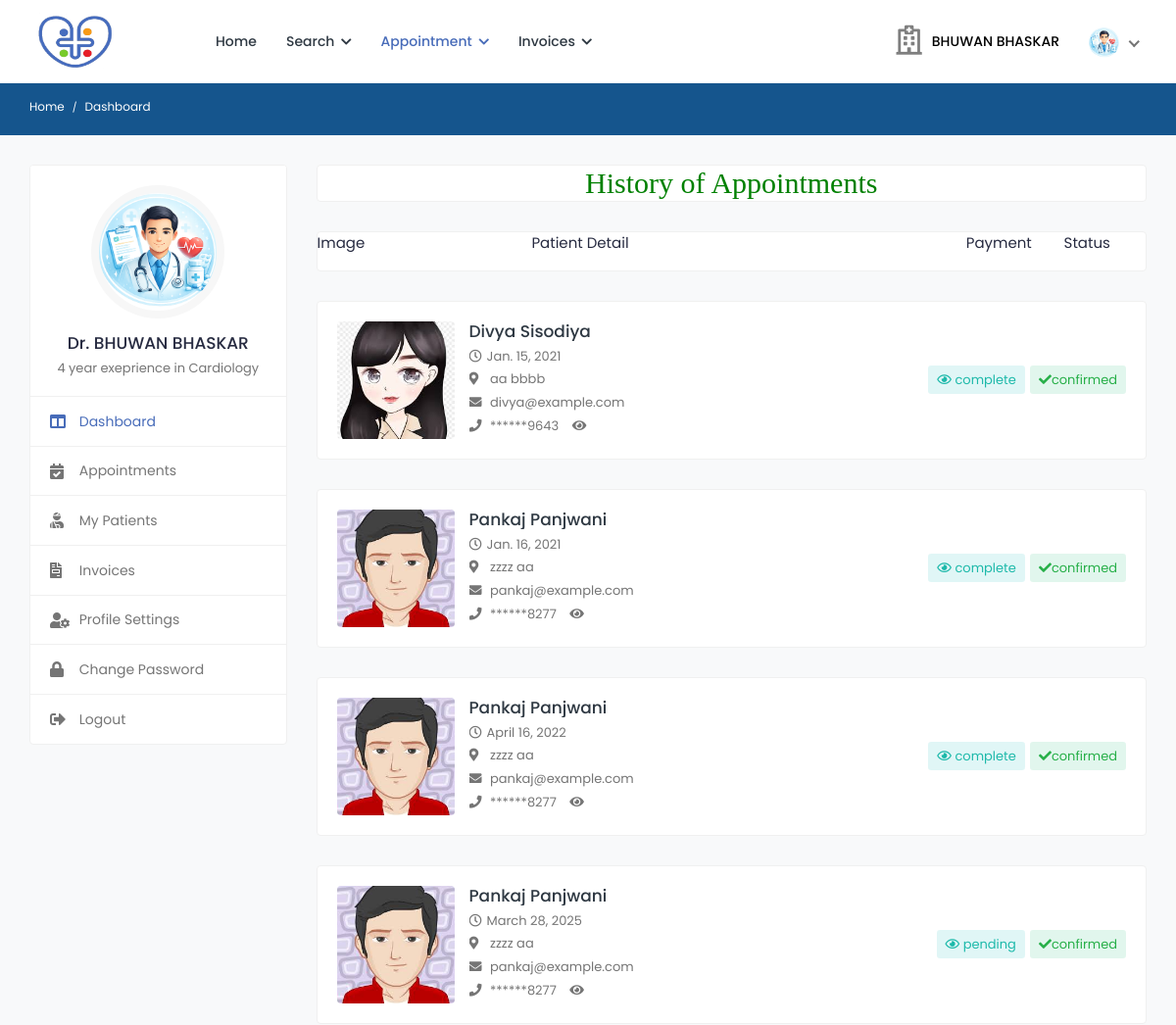
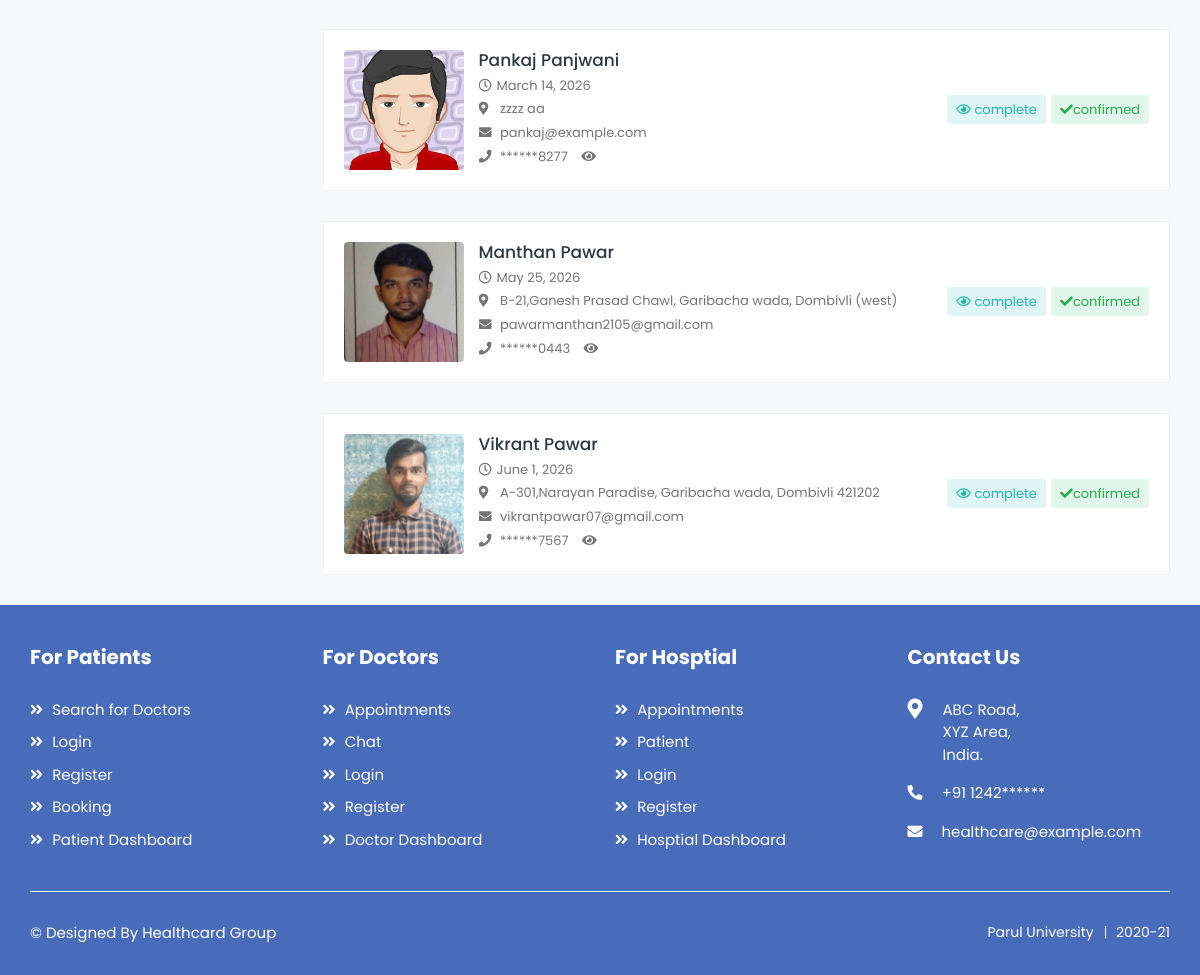
Page /history_d_appointment (signed in) on the committed database (2 pictures, top to bottom).
### health/models.py (models this page shows, shortened)
class Doctor(models.Model):
    status = models.CharField(max_length=100,null=True)
    user = models.ForeignKey(User, on_delete=models.CASCADE, null=True)
    mobile = models.CharField(max_length=10, null=True)
    address = models.CharField(max_length=100, null=True)
    experience = models.CharField(max_length=100, null=True)
    specialist = models.CharField(max_length=100, null=True)
    service = models.CharField(max_length=100, null=True)
    clinic = models.CharField(max_length=100, null=True)
    cl_address = models.CharField(max_length=100, null=True)
    daystiming = models.CharField(max_length=100, null=True)
    timing = models.CharField(max_length=100, null=True)
    price = models.CharField(max_length=100, null=True)
    dob = models.DateField(null=True)
    gender = models.CharField(max_length=100,choices=gender,null=True)
    biography = models.TextField(null=True)
    image = models.FileField(null=True)

class Appointment(models.Model):
    doctor=models.ForeignKey(Doctor, on_delete=models.CASCADE, null=True)
    patient=models.ForeignKey(Patient, on_delete=models.CASCADE, null=True)
    medical=models.ForeignKey(Medical, on_delete=models.CASCADE, null=True)
    a_date=models.DateField(null=True)
    a_timing=models.CharField(max_length=100,null=True)
    status=models.CharField(max_length=100,null=True)
    p_status=models.CharField(max_length=100,null=True)

class Patient(models.Model):
    user = models.ForeignKey(User,on_delete=models.CASCADE,null=True)
    blood_group = models.CharField(max_length=10,choices=blood_group,null=True)
    health_uid = models.CharField(max_length=16,null=True)
    ex_year= models.CharField(max_length=10,null=True)
    ex_month= models.CharField(max_length=10,null=True)
    cvv = models.CharField(max_length=10,null=True)
    mobile = models.CharField(max_length=10,null=True)
    address = models.CharField(max_length=100,null=True)
    card_status = models.CharField(max_length=100,null=True)
    dob = models.DateField(null=True)
    image = models.FileField(null=True)

### health/views.py (the view)
# urls.py: path('history_d_appointment',history_d_appointment,name="history_d_appointment"),
def history_d_appointment(request):
    if not access(request.user):
        messages.success(request,'Update Your Profile and Wait for Verification')
        return redirect('doctor_profile')
    tod=datetime.date.today()
    data=Appointment.objects.filter(doctor=Doctor.objects.get(user=request.user),a_date__lte=tod)
    d={'data':data}
    return render(request,'doctor/history_d_appoinment.html',d)

### health/views.py (called while the page is built)
def access(user):
    try:
        user = Doctor.objects.get(user=user)
        if user.status == "pending":
            return False
        else:
            return True
    except:
        try:
            user = Medical.objects.get(user=user)
            if user.status == "pending":
                return False
            else:
                return True
        except:
            try:
                user = Hospital.objects.get(user=user)
                if user.status == "pending":
                    return False
                else:
                    return True
            except:
                pass

### health/templates/doctor/history_d_appoinment.html (shortened to what this page needs)
{% extends 'doctor/sidebar.html' %}
{% load static %}
{% block b %}
<h2 style="font-family:roman;color:green" align="center" class="card">History of Appointments</h2>
        <div class="card">
                    <div class="row">
                        <div class="col-3">
                            <p>
                                Image
                            </p>
                        </div>
                            <div class="col-5">
                                <p>
                                    Patient Detail
                                </p>
                            </div>
                        <div class="col-4">
                                    <span style="margin-right:5%;margin-left:30%">
                                        Payment
                                    </span>
                                    <span style="margin-left:6%">
                                        Status
                                    </span>
                            </div>
                        </div>
                    </div>
    {% for i in data %}
        <div class="appointments">
                <div class="appointment-list">
                    <div class="profile-info-widget">
                        <a href="#" class="booking-doc-img">
                            <img src="{{i.patient.image.url}}" alt="User Image">
                        </a>
                        <div class="profile-det-info">
                            <h3><a href="#">{{i.patient.user.first_name}} {{i.patient.user.last_name}}</a></h3>
                            <div class="patient-details">
                                <h5><i class="far fa-clock"></i>{{i.a_date}}</h5>
                                <h5><i class="fas fa-map-marker-alt"></i> {{i.patient.address}}</h5>
                                <h5><i class="fas fa-envelope"></i> {{i.patient.user.email}}</h5>
                                <h5 class="mb-0"><i class="fas fa-phone"></i>
                                     <span class="contact-mask" data-contact="{{ i.patient.mobile }}">
                        ******{{ i.patient.mobile|slice:"-4:" }}
                    </span>
                    <i class="fa fa-eye toggle-contact" style="cursor:pointer;margin-left:10px;"></i>
                                    </h5>
                            </div>
                        </div>
                    </div>
                    <div class="appointment-action">
                        <a href="#" class="btn btn-sm bg-info-light" data-toggle="modal" data-target="#appt_details">
                            <i class="far fa-eye"></i> {{i.p_status}}
                        </a>
                        <a href="{% url 'update_status' i.id %}" class="btn btn-sm bg-success-light">
                            <i class="fas fa-check"></i>{{i.status}}
                        </a>
                    </div>
                </div>
            </div>
{% endfor %}
{% endblock %}

### health/templates/doctor/sidebar.html (shortened to what this page needs)
{% extends 'doctor/doctor_navigation.html' %}
{% block body %}
{% load static %}
		<div class="breadcrumb-bar">
				<div class="container-fluid">
					<div class="row align-items-center">
						<div class="col-md-12 col-12">
							<nav aria-label="breadcrumb" class="page-breadcrumb">
								<ol class="breadcrumb">
									<li class="breadcrumb-item"><a href="{% url 'doctor_dashboard' %}">Home</a></li>
									<li class="breadcrumb-item active" aria-current="page">Dashboard</li>
								</ol>
							</nav>
						</div>
					</div>
				</div>
			</div>
			<div class="content">
				<div class="container-fluid">
					<div class="row">
						<div class="col-md-5 col-lg-4 col-xl-3 theiaStickySidebar">
							<div class="profile-sidebar">
								<div class="widget-profile pro-widget-content">
									<div class="profile-info-widget">
										<a href="#" class="booking-doc-img">
											{% if request.user.doctor_set.all.0.image %}
											<img src="{{request.user.doctor_set.all.0.image.url}}" alt="User Image">
											{% endif %}
										</a>
										<div class="profile-det-info">
											<h3>Dr. {{request.user.first_name}} {{request.user.last_name}}</h3>
											<div class="patient-details">
												<h5 class="mb-0">{{request.user.doctor_set.all.0.biography}}</h5>
											</div>
										</div>
									</div>
								</div>
								<div class="dashboard-widget">
									<nav class="dashboard-menu">
										<ul>
											<li class="active">
												<a href="{% url 'doctor_dashboard' %}">
													<i class="fas fa-columns"></i>
													<span>Dashboard</span>
												</a>
											</li>
											<li>
												<a href="{% url 'confirmed_d_appointment' %}">
													<i class="fas fa-calendar-check"></i>
													<span>Appointments</span>
												</a>
											</li>
											<li>
												<a href="{% url 'my_patient' %}">
													<i class="fas fa-user-injured"></i>
													<span>My Patients</span>
												</a>
											</li>
											<li>
												<a href="{% url 'all_patient_appointment' %}">
													<i class="fas fa-file-invoice"></i>
													<span>Invoices</span>
												</a>
											</li>
											<li>
												<a href="{% url 'doctor_profile' %}">
													<i class="fas fa-user-cog"></i>
													<span>Profile Settings</span>
												</a>
											</li>
											<li>
												<a href="{% url 'doctor_change_password' %}">
													<i class="fas fa-lock"></i>
													<span>Change Password</span>
												</a>
											</li>
											<li>
												<a href="{% url 'logout' %}">
													<i class="fas fa-sign-out-alt"></i>
													<span>Logout</span>
												</a>
											</li>
										</ul>
									</nav>
								</div>
							</div>
						</div>
						<div class="col-md-7 col-lg-8 col-xl-9">
                            {% block b %}
                            {% endblock %}
                            </div>
					</div>
				</div>
			</div>
{% endblock %}

### health/templates/doctor/doctor_navigation.html (shortened to what this page needs)
<!DOCTYPE html>
{% load static %}
<html lang="en">
<head>
		<link rel="stylesheet" href="{% static 'user/css/bootstrap.min.css' %}">
		<link rel="stylesheet" href="{% static 'user/plugins/fontawesome/css/fontawesome.min.css' %}">
		<link rel="stylesheet" href="{% static 'user/plugins/fontawesome/css/all.min.css' %}">
		<link rel="stylesheet" href="{% static 'user/css/style.css' %}">
	</head>
	<body>
		<div class="main-wrapper">
			<header class="header">
				<nav class="navbar navbar-expand-lg header-nav">
					<div class="navbar-header">
						<a href="{% url 'home' %}" class="navbar-brand logo">
							<img src="{% static 'user/img/favicon (1).png' %}" class="img-fluid" alt="Logo" style="width:90px;height:60px">
						</a>
					</div>
					<div class="main-menu-wrapper">
						<ul class="main-nav">
							<li>
								<a href="{% url 'doctor_dashboard' %}">Home</a>
							</li>
							<li class="has-submenu">
								<a href="#">Search <i class="fas fa-chevron-down"></i></a>
							</li>
							<li class="has-submenu active">
								<a href="#">Appointment <i class="fas fa-chevron-down"></i></a>
							</li>
							<li class="has-submenu">
								<a href="#">Invoices <i class="fas fa-chevron-down"></i></a>
							</li>
						</ul>
					</div>
					<ul class="nav header-navbar-rht">
						<li class="nav-item contact-item">
							<div class="header-contact-img">
								<i class="far fa-hospital"></i>
							</div>
							<div class="header-contact-detail">
								<p class="contact-info-header"> {{request.user.first_name}} {{request.user.last_name}}</p>
							</div>
						</li>
						<li class="nav-item dropdown has-arrow logged-item">
							<a href="#" class="dropdown-toggle nav-link" data-toggle="dropdown">
								<span class="user-img">
									{% if request.user.doctor_set.all.0.image %}
									<img class="rounded-circle" src="{{request.user.doctor_set.all.0.image.url}}" width="31" alt="Ryan Taylor">
									{% endif %}
								</span>
							</a>
						</li>
					</ul>
				</nav>
			</header>
{% block body %}
{% endblock %}
			<footer class="footer">
				<div class="footer-top">
					<div class="container-fluid">
						<div class="row">
							<div class="col-lg-3 col-md-6">
					<div class="footer-widget footer-menu">
									<h2 class="footer-title">For Patients</h2>
									<ul>
										<li><a href="{% url 'login' %}"><i class="fas fa-angle-double-right"></i> Search for Doctors</a></li>
										<li><a href="{% url 'login' %}"><i class="fas fa-angle-double-right"></i> Login</a></li>
										<li><a href="{% url 'login' %}"><i class="fas fa-angle-double-right"></i> Register</a></li>
										<li><a href="{% url 'login' %}"><i class="fas fa-angle-double-right"></i> Booking</a></li>
										<li><a href="{% url 'login' %}"><i class="fas fa-angle-double-right"></i> Patient Dashboard</a></li>
									</ul>
								</div>
							</div>
							<div class="col-lg-3 col-md-6">
								<div class="footer-widget footer-menu">
									<h2 class="footer-title">For Doctors</h2>
									<ul>
										<li><a href="{% url 'login' %}"><i class="fas fa-angle-double-right"></i> Appointments</a></li>
										<li><a href="{% url 'login' %}"><i class="fas fa-angle-double-right"></i> Chat</a></li>
										<li><a href="{% url 'login' %}"><i class="fas fa-angle-double-right"></i> Login</a></li>
										<li><a href="{% url 'login' %}"><i class="fas fa-angle-double-right"></i> Register</a></li>
										<li><a href="{% url 'login' %}"><i class="fas fa-angle-double-right"></i> Doctor Dashboard</a></li>
									</ul>
								</div>
                             </div>
							<div class="col-lg-3 col-md-6">
								<div class="footer-widget footer-menu">
									<h2 class="footer-title">For Hosptial</h2>
									<ul>
										<li><a href="{% url 'login' %}"><i class="fas fa-angle-double-right"></i> Appointments</a></li>
										<li><a href="{% url 'login' %}"><i class="fas fa-angle-double-right"></i> Patient</a></li>
										<li><a href="{% url 'login' %}"><i class="fas fa-angle-double-right"></i> Login</a></li>
										<li><a href="{% url 'login' %}"><i class="fas fa-angle-double-right"></i> Register</a></li>
										<li><a href="{% url 'login' %}"><i class="fas fa-angle-double-right"></i> Hosptial Dashboard</a></li>
									</ul>
								</div>
								</div>
							<div class="col-lg-3 col-md-6">
								<div class="footer-widget footer-contact">
									<h2 class="footer-title">Contact Us</h2>
									<div class="footer-contact-info">
										<div class="footer-address">
											<span><i class="fas fa-map-marker-alt"></i></span>
											<p> ABC Road,<br> XYZ Area, <br>India. </p>
										</div>
										<p>
											<i class="fas fa-phone-alt"></i>
											+91 1242******
										</p>
										<p class="mb-0">
											<i class="fas fa-envelope"></i>
											healthcare@example.com
										</p>
									</div>
								</div>
							</div>
						</div>
					</div>
				</div>
                <div class="footer-bottom">
					<div class="container-fluid">
						<div class="copyright">
							<div class="row">
								<div class="col-md-6 col-lg-6">
									<div class="copyright-text">
										<p class="mb-0"><a>© Designed By Healthcard Group </a></p>
									</div>
								</div>
								<div class="col-md-6 col-lg-6">
									<div class="copyright-menu">
										<ul class="policy-menu">
											<li><a>Parul University</a></li>
											<li><a>2020-21</a></li>
										</ul>
									</div>
								</div>
							</div>
						</div>
					</div>
				</div>
			</footer>
		</div>
	</body>
</html>

### rows in the picture
Appointment: patient.image (picture), patient.user.first_name "Divya", patient.user.last_name "Sisodiya", a_date "Jan. 15, 2021", patient.address "aa bbbb", patient.user.email "divya@example.com", patient.mobile "9643", p_status "complete", status "confirmed"
Appointment: patient.image (picture), patient.user.first_name "Pankaj", patient.user.last_name "Panjwani", a_date "Jan. 16, 2021", patient.address "zzzz aa", patient.user.email "pankaj@example.com", patient.mobile "8277", p_status "complete", status "confirmed"
Appointment: patient.image (picture), patient.user.first_name "Pankaj", patient.user.last_name "Panjwani", a_date "April 16, 2022", patient.address "zzzz aa", patient.user.email "pankaj@example.com", patient.mobile "8277", p_status "complete", status "confirmed"
Appointment: patient.image (picture), patient.user.first_name "Pankaj", patient.user.last_name "Panjwani", a_date "March 28, 2025", patient.address "zzzz aa", patient.user.email "pankaj@example.com", patient.mobile "8277", p_status "pending", status "confirmed"
Appointment: patient.image (picture), patient.user.first_name "Pankaj", patient.user.last_name "Panjwani", a_date "March 14, 2026", patient.address "zzzz aa", patient.user.email "pankaj@example.com", patient.mobile "8277", p_status "complete", status "confirmed"
Appointment: patient.image (picture), patient.user.first_name "Manthan", patient.user.last_name "Pawar", a_date "May 25, 2026", patient.address "B-21,Ganesh Prasad Chawl, Garibacha wada, Dombivli (west)", patient.user.email "pawarmanthan2105@gmail.com", patient.mobile "0443", p_status "complete", status "confirmed"
Appointment: patient.image (picture), patient.user.first_name "Vikrant", patient.user.last_name "Pawar", a_date "June 1, 2026", patient.address "A-301,Narayan Paradise, Garibacha wada, Dombivli 421202", patient.user.email "vikrantpawar07@gmail.com", patient.mobile "7567", p_status "complete", status "confirmed"

### other values in the picture
{{ request.user.first_name }} "BHUWAN"
{{ request.user.last_name }} "BHASKAR"
{{ request.user.doctor_set.all.0.biography }} "4 year exeprience in Cardiology"
